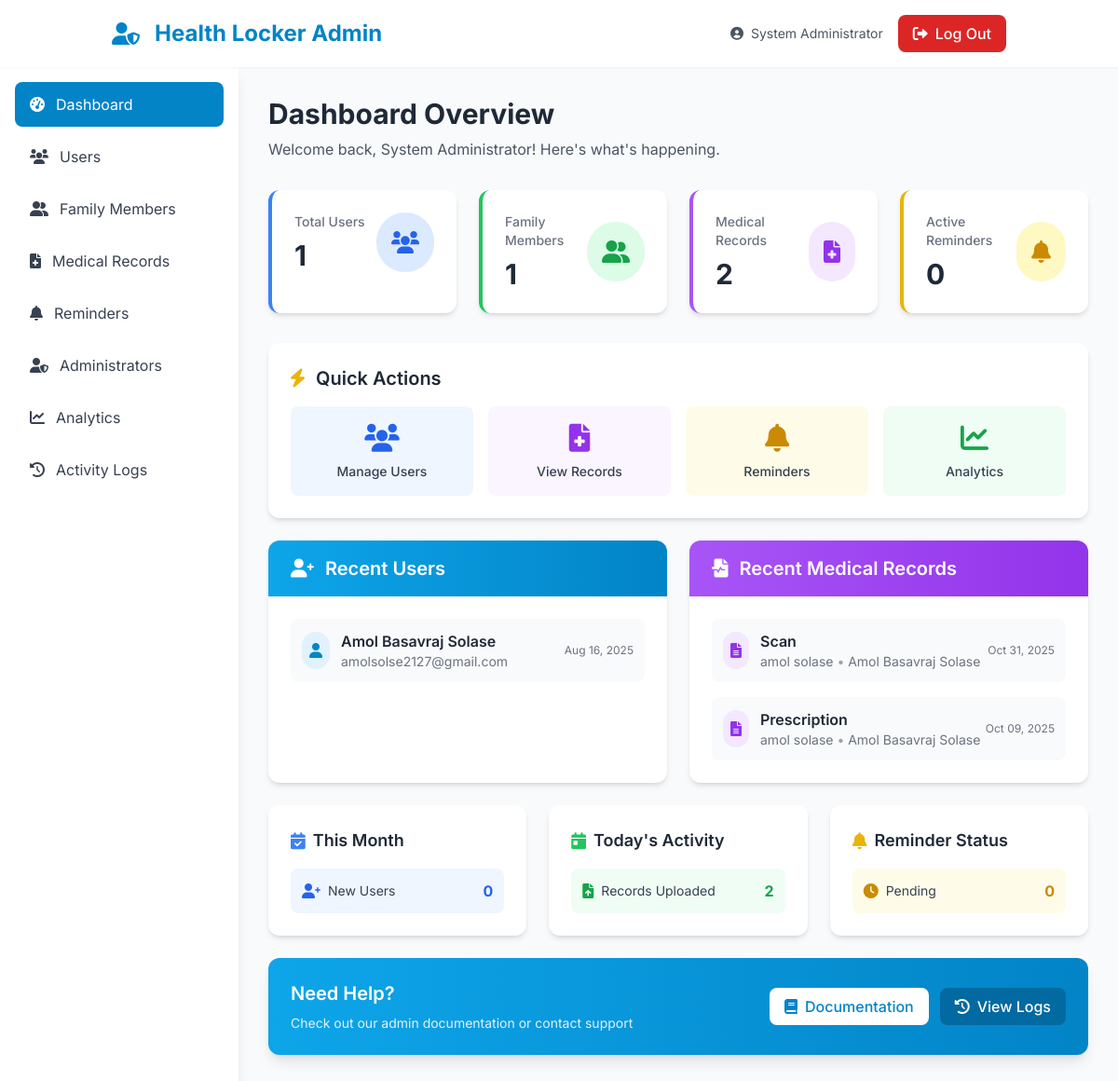
Page /admin/dashboard.php (signed in) on the committed database.
### tables this page shows
CREATE TABLE `users` (
  `id` int(11) NOT NULL,
  `name` varchar(255) NOT NULL,
  `email` varchar(255) NOT NULL,
  `password` varchar(255) NOT NULL,
  `created_at` timestamp NOT NULL DEFAULT current_timestamp()
);

CREATE TABLE `medical_records` (
  `id` int(11) NOT NULL,
  `member_id` int(11) NOT NULL,
  `record_type` varchar(100) NOT NULL,
  `record_date` date NOT NULL,
  `doctor_name` varchar(255) DEFAULT NULL,
  `hospital_name` varchar(255) DEFAULT NULL,
  `file_path` varchar(512) NOT NULL,
  `file_type` varchar(50) DEFAULT NULL,
  `notes` text DEFAULT NULL,
  `created_at` timestamp NOT NULL DEFAULT current_timestamp()
);

CREATE TABLE `family_members` (
  `id` int(11) NOT NULL,
  `user_id` int(11) NOT NULL,
  `first_name` varchar(100) NOT NULL,
  `last_name` varchar(100) NOT NULL,
  `date_of_birth` date DEFAULT NULL,
  `relation` varchar(50) DEFAULT NULL,
  `blood_type` varchar(5) DEFAULT NULL,
  `known_allergies` text DEFAULT NULL,
  `created_at` timestamp NOT NULL DEFAULT current_timestamp()
);

### admin/dashboard.php (the view, shortened to what the rows shown need)
<?php
require_once '../config/config.php';
$stats = [
    'total_users' => 0,
    'total_family_members' => 0,
    'total_medical_records' => 0,
    'total_reminders' => 0,
    'recent_users' => [],
    'recent_records' => []
];
try {
    $stmt = $pdo->query("SELECT COUNT(*) as count FROM users");
    $stats['total_users'] = $stmt->fetch()['count'];
    $stmt = $pdo->query("SELECT COUNT(*) as count FROM family_members");
    $stats['total_family_members'] = $stmt->fetch()['count'];
    $stmt = $pdo->query("SELECT COUNT(*) as count FROM medical_records");
    $stats['total_medical_records'] = $stmt->fetch()['count'];
    $stmt = $pdo->query("SELECT COUNT(*) as count FROM reminders");
    $stats['total_reminders'] = $stmt->fetch()['count'];
    $stmt = $pdo->query("SELECT id, name, email, created_at FROM users ORDER BY created_at DESC LIMIT 5");
    $stats['recent_users'] = $stmt->fetchAll(PDO::FETCH_ASSOC);
    $stmt = $pdo->query("
        SELECT mr.id, mr.record_type, mr.record_date, mr.created_at,
               fm.first_name, fm.last_name, u.name as user_name
        FROM medical_records mr
        JOIN family_members fm ON mr.member_id = fm.id
        JOIN users u ON fm.user_id = u.id
        ORDER BY mr.created_at DESC LIMIT 5
    ");
    $stats['recent_records'] = $stmt->fetchAll(PDO::FETCH_ASSOC);
    $stmt = $pdo->query("SELECT COUNT(*) as count FROM users WHERE MONTH(created_at) = MONTH(CURDATE()) AND YEAR(created_at) = YEAR(CURDATE())");
    $stats['new_users_this_month'] = $stmt->fetch()['count'];
    $stmt = $pdo->query("SELECT COUNT(*) as count FROM medical_records WHERE DATE(created_at) = CURDATE()");
    $stats['records_today'] = $stmt->fetch()['count'];
    $stmt = $pdo->query("SELECT COUNT(*) as count FROM reminders WHERE is_sent = 0 AND reminder_datetime > NOW()");
    $stats['pending_reminders'] = $stmt->fetch()['count'];
    $stmt = $pdo->query("SELECT COUNT(*) as count FROM reminders WHERE is_sent = 0 AND reminder_datetime < NOW()");
    $stats['overdue_reminders'] = $stmt->fetch()['count'];
} catch (PDOException $e) {
    $error_message = "Error fetching statistics: " . $e->getMessage();
}
?>
<!DOCTYPE html>
<html lang="en">
<head>
    <script src="https://cdn.tailwindcss.com"></script>
    <link rel="stylesheet" href="https://cdnjs.cloudflare.com/ajax/libs/font-awesome/6.0.0/css/all.min.css">
</head>
<body class="bg-gray-50 font-sans">
    <div class="flex">
        <main class="flex-1 p-8">
            <div class="mb-8">
                <h1 class="text-3xl font-bold text-gray-800">Dashboard Overview</h1>
            </div>
            <div class="grid grid-cols-1 lg:grid-cols-2 gap-6 mb-6">
                <div class="bg-white rounded-xl shadow-md overflow-hidden">
                    <div class="p-6">
                        <?php if (!empty($stats['recent_users'])): ?>
                            <div class="space-y-4">
                                <?php foreach ($stats['recent_users'] as $user): ?>
                                    <div class="flex items-center justify-between p-3 bg-gray-50 rounded-lg hover:bg-gray-100 transition-colors">
                                        <div class="flex items-center">
                                            <div class="bg-primary-100 rounded-full p-2 mr-3">
                                                <i class="fas fa-user text-primary-600"></i>
                                            </div>
                                            <div>
                                                <p class="font-semibold text-gray-800"><?php echo htmlspecialchars($user['name']); ?></p>
                                                <p class="text-sm text-gray-500"><?php echo htmlspecialchars($user['email']); ?></p>
                                            </div>
                                        </div>
                                        <span class="text-xs text-gray-500"><?php echo date('M d, Y', strtotime($user['created_at'])); ?></span>
                                    </div>
                                <?php endforeach; ?>
                            </div>
                        <?php else: ?>
                            <p class="text-gray-500 text-center py-8">No users yet</p>
                        <?php endif; ?>
                    </div>
                </div>
                <div class="bg-white rounded-xl shadow-md overflow-hidden">
                    <div class="p-6">
                        <?php if (!empty($stats['recent_records'])): ?>
                            <div class="space-y-4">
                                <?php foreach ($stats['recent_records'] as $record): ?>
                                    <div class="flex items-center justify-between p-3 bg-gray-50 rounded-lg hover:bg-gray-100 transition-colors">
                                        <div class="flex items-center">
                                            <div class="bg-purple-100 rounded-full p-2 mr-3">
                                                <i class="fas fa-file-alt text-purple-600"></i>
                                            </div>
                                            <div>
                                                <p class="font-semibold text-gray-800"><?php echo htmlspecialchars($record['record_type']); ?></p>
                                                <p class="text-sm text-gray-500">
                                                    <?php echo htmlspecialchars($record['first_name'] . ' ' . $record['last_name']); ?>
                                                    <span class="text-gray-400">•</span>
                                                    <?php echo htmlspecialchars($record['user_name']); ?>
                                                </p>
                                            </div>
                                        </div>
                                        <span class="text-xs text-gray-500"><?php echo date('M d, Y', strtotime($record['record_date'])); ?></span>
                                    </div>
                                <?php endforeach; ?>
                            </div>
                        <?php else: ?>
                            <p class="text-gray-500 text-center py-8">No records yet</p>
                        <?php endif; ?>
                    </div>
                </div>
            </div>
        </main>
    </div>
</body>
</html>

### rows in the picture
users: name "Amol Basavraj Solase", email "amolsolse2127@gmail.com", created_at "Aug 16, 2025"
medical_records: record_type "Scan", member.last_name "amol solase", users.name "Amol Basavraj Solase", record_date "Oct 31, 2025"
medical_records: record_type "Prescription", member.last_name "amol solase", users.name "Amol Basavraj Solase", record_date "Oct 09, 2025"

### other values in the picture
$admin_name "System Administrator"
$stats['total_users'] "1"
$stats['total_family_members'] "1"
$stats['total_medical_records'] "2"
$stats['total_reminders'] "0"
$stats['new_users_this_month'] "0"
$stats['records_today'] "2"
$stats['pending_reminders'] "0"
